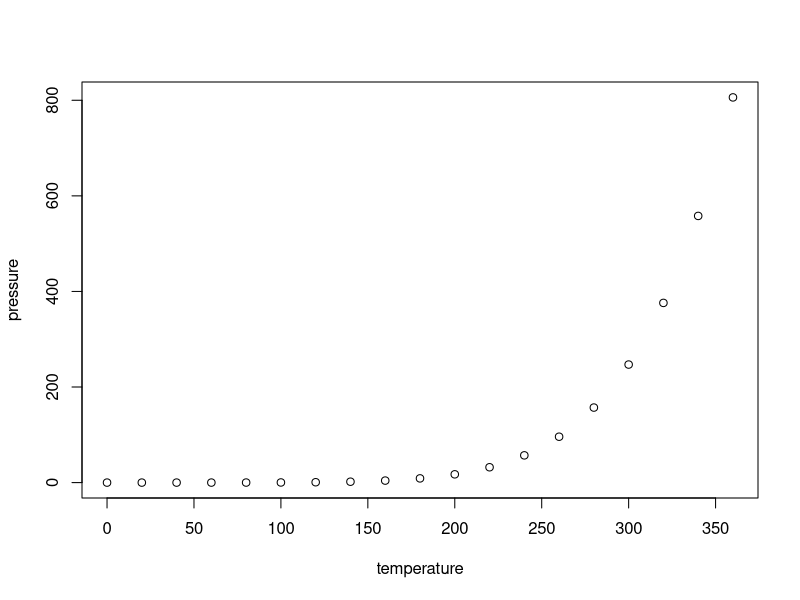
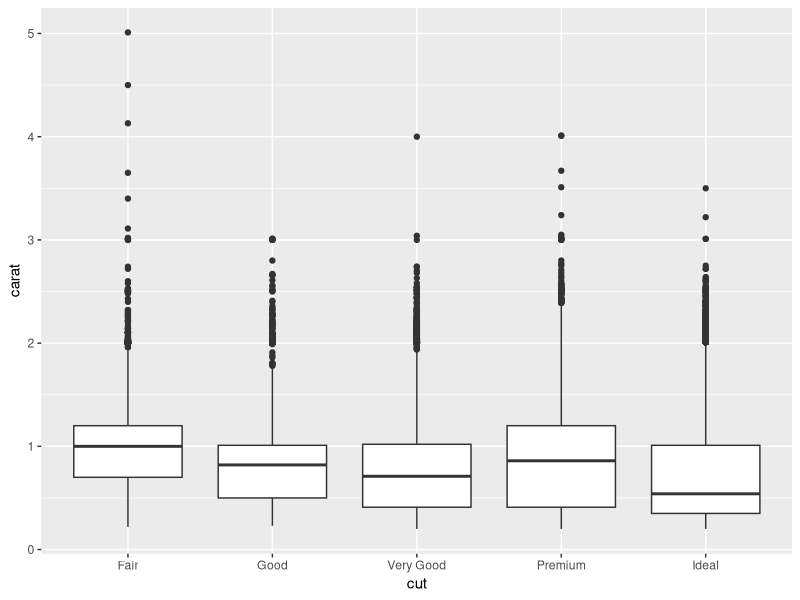
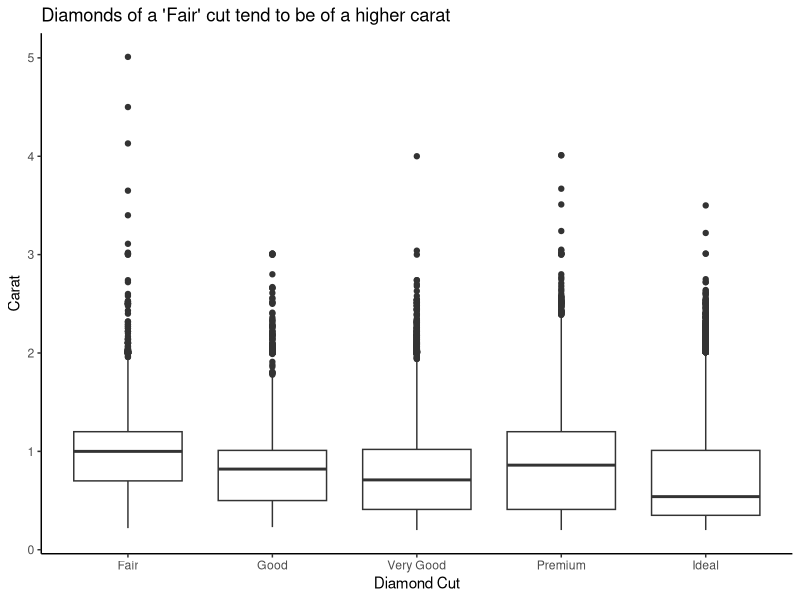

The R source for these figures, in order:
## ---- chunk 1
knitr::opts_chunk$set(echo = TRUE)
# install.packages("tidyverse")
library(tidyverse)
## ---- chunk 2
summary(cars)
## ---- chunk 3
plot(pressure)
## ---- chunk 4
# three eqiuivalent lines
my_val <- 0
my_val2 = 0
0 -> my_val3

print(c(my_val, my_val2, my_val3))
## ---- chunk 5
val <- c(1, 2, 3, 4)
out <- c()

for(x in val){
    if(x < 3){ 
        out <- c(out, x)
    }
}
        
out
## ---- chunk 6
function_name <- function(input_val){
    output = c()
    
    for(val in input_val){
        output = c(output, val + 1)
    }
    
    output
}

function_name(input_val = c(1, 2, 3))

## ---- chunk 7
diamonds
## ---- chunk 8
diamonds %>% 
    filter(color == 'E', depth < 60)
## ---- chunk 9
diamonds %>% 
    filter(color == 'E', depth < 60) %>% 
    select(carat, cut, color, depth)
## ---- chunk 10
diamonds %>% 
    filter(color == 'E', depth < 60) %>% 
    select(carat, cut, color, depth) %>%
    arrange(carat)
## ---- chunk 11
ggplot(diamonds, aes(x = cut, y = carat)) + 
    geom_boxplot()
## ---- chunk 12
ggplot(diamonds, aes(x = cut, y = carat)) + 
    geom_boxplot() +
    labs(title = "Diamonds of a 'Fair' cut tend to be of a higher carat",
         x = "Diamond Cut",
         y = "Carat") + 
    theme_classic()
